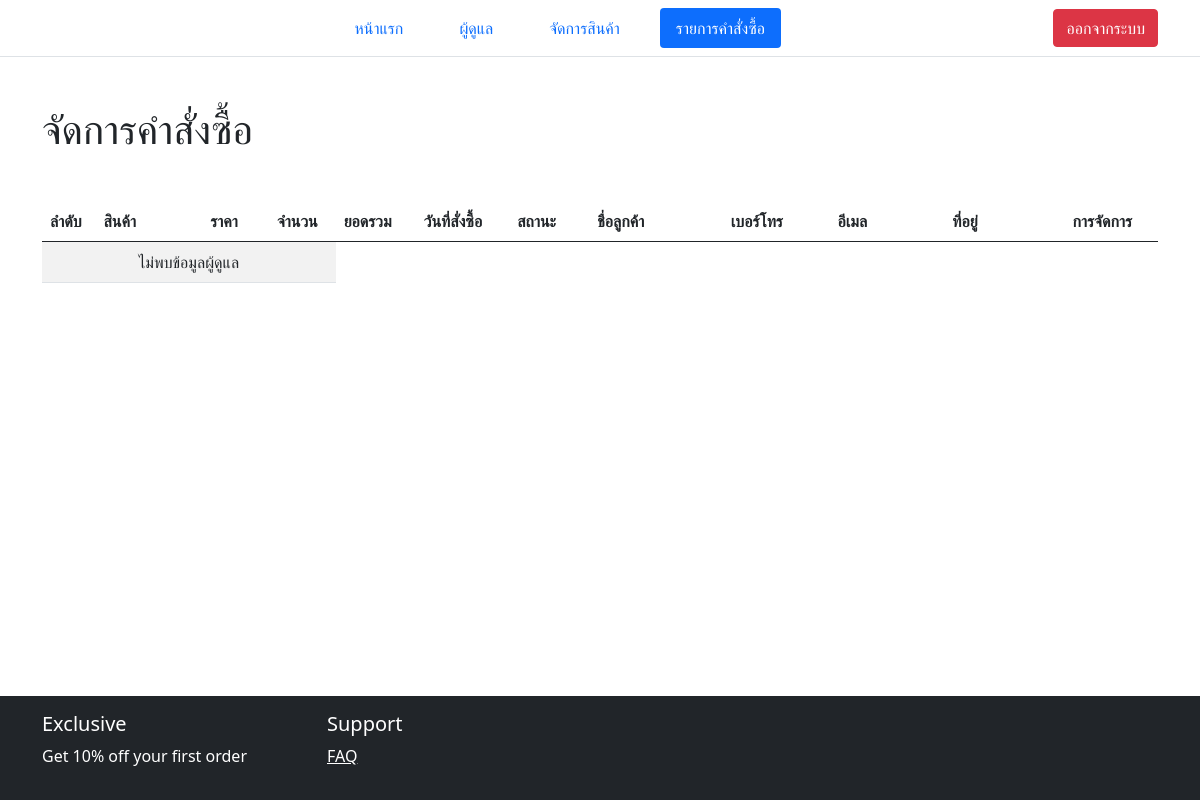
Before: /admin/manage_order.php (signed in) with the older database file.
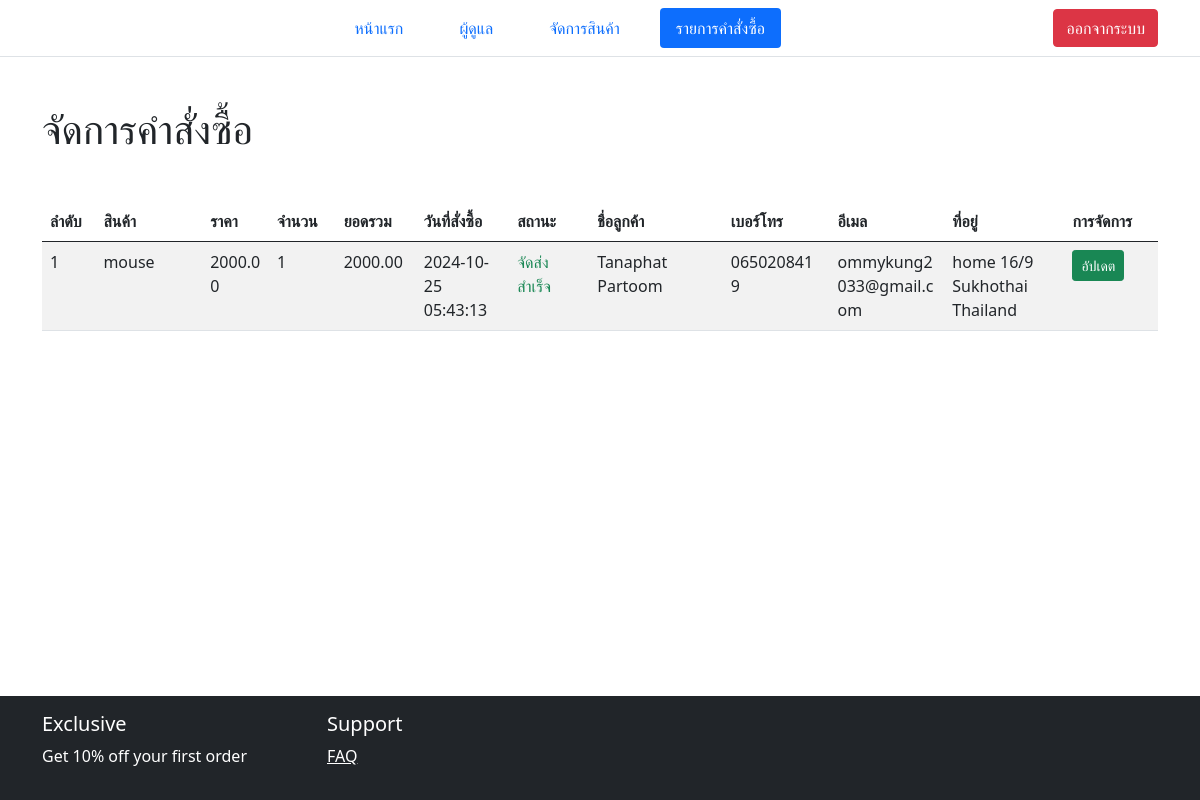
After: the same page with the newer database file.
### tables this page shows
CREATE TABLE `orders` (
  `id` int(11) NOT NULL,
  `product` varchar(255) NOT NULL,
  `price` decimal(10,2) NOT NULL,
  `qty` int(40) NOT NULL,
  `total` decimal(10,2) NOT NULL,
  `order_date` datetime NOT NULL,
  `status` varchar(50) NOT NULL,
  `customer_name` varchar(255) NOT NULL,
  `customer_contact` varchar(255) NOT NULL,
  `customer_email` varchar(255) NOT NULL,
  `customer_address` varchar(255) NOT NULL
);

### admin/manage_order.php (the view, shortened to what this page needs)
<?php include('partials/header.php'); ?>
<div class="container mt-5">
    <h1>จัดการคำสั่งซื้อ</h1>
    <table class="table table-striped table-hover mt-5">
        <thead>
            <tr>
                <th style="width: 20px;">ลำดับ</th>
                <th style="width: 40px;">สินค้า</th>
                <th style="width: 25px;">ราคา</th>
                <th style="width: 25px;">จำนวน</th>
                <th style="width: 30px;">ยอดรวม</th>
                <th style="width: 35px;">วันที่สั่งซื้อ</th>
                <th style="width: 30px;">สถานะ</th>
                <th style="width: 50px;">ชื่อลูกค้า</th>
                <th style="width: 40px;">เบอร์โทร</th>
                <th style="width: 43px;">อีเมล</th>
                <th style="width: 45px;">ที่อยู่</th>
                <th style="width: 35px;">การจัดการ</th>
            </tr>
        </thead>
        <tbody>
            <?php
            include('../connect.php');
            $sql = "SELECT * FROM orders";
            $result = mysqli_query($conn, $sql);
            $row = mysqli_num_rows($result);
            $sn = 1;
            if ($row > 0) {
                while ($data = mysqli_fetch_array($result)) {
                    $id = $data['id'];
                    $product = $data['product'];
                    $price = $data['price'];
                    $qty = $data['qty'];
                    $total = $data['total'];
                    $order_date = $data['order_date'];
                    $status = $data['status'];
                    $customer_name = $data['customer_name'];
                    $customer_contact = $data['customer_contact'];
                    $customer_email = $data['customer_email'];
                    $customer_address = $data['customer_address'];
            ?>
                    <tr>
                        <td><?php echo $sn++; ?></td>
                        <td><?php echo $product; ?></td>
                        <td><?php echo $price; ?></td>
                        <td><?php echo $qty; ?></td>
                        <td><?php echo $total; ?></td>
                        <td><?php echo $order_date; ?></td>
                        <td>
                            <?php
                            if ($status == 'รอการจัดส่ง') {
                                echo '<span class="text-warning">รอการจัดส่ง</span>';
                            } elseif ($status == 'จัดส่งสำเร็จ') {
                                echo '<span class="text-success">จัดส่งสำเร็จ</span>';
                            } elseif ($status == 'ถูกยกเลิก') {
                                echo '<span class="text-danger">ถูกยกเลิก</span>';
                            }
                            ?>
                        </td>
                        <td><?php echo $customer_name; ?></td>
                        <td><?php echo $customer_contact; ?></td>
                        <td><?php echo $customer_email; ?></td>
                        <td><?php echo $customer_address; ?></td>
                        <td>
                            <button type="button" class="btn btn-success btn-sm"
                                data-bs-toggle="modal"
                                data-bs-target="#updateOrderModal"
                                data-id="<?php echo $id; ?>"
                                data-status="<?php echo $status; ?>">
                                อัปเดต
                            </button>
                        </td>
                    </tr>
                <?php
                }
            } else {
                ?>
                <tr>
                    <td colspan="4" class="text-center" style="vertical-align: middle;">ไม่พบข้อมูลผู้ดูแล</td>
                </tr>
            <?php
            }
            ?>
        </tbody>
    </table>
</div>
<?php include('partials/footer.php'); ?>

### admin/partials/header.php (shortened to what this page needs)
<?php
$currentPage = basename($_SERVER['REQUEST_URI']);
?>
<!DOCTYPE html>
<html lang="en">
<head>
    <link href="https://cdn.jsdelivr.net/npm/bootstrap@5.0.2/dist/css/bootstrap.min.css" rel="stylesheet"
>
    <link href="https://cdnjs.cloudflare.com/ajax/libs/bootstrap-icons/1.10.5/font/bootstrap-icons.min.css"
        rel="stylesheet">
    <link rel="stylesheet" href="styles.css">
    <link rel="stylesheet" href="https://cdnjs.cloudflare.com/ajax/libs/font-awesome/6.0.0-beta3/css/all.min.css">
</head>
<body>
    <nav class="navbar navbar-expand-lg navbar-light bg-white border-bottom">
        <div class="container justify-content-center">
            <ul class="nav nav-pills mx-auto mb-2 mb-lg-0">
                <li class="nav-item ms-5 me-4 fs-6">
                    <a class="nav-link <?php echo ($currentPage === "index_admin.php") ? 'active' : ''; ?>" href="index_admin.php" aria-current="page">หน้าแรก</a>
                </li>
                <li class="nav-item me-4 fs-6">
                    <a class="nav-link <?php echo ($currentPage === 'manage_admin.php') ? 'active' : ''; ?>" href="manage_admin.php" aria-current="page">ผู้ดูแล</a>
                </li>
                <li class="nav-item me-4 fs-6">
                    <a class="nav-link <?php echo ($currentPage === 'manage_product.php' || isset($_GET['c']) || isset($_GET['keyword'])) ? 'active' : ''; ?>" href="manage_product.php">จัดการสินค้า</a>
                </li>
                <li class="nav-item me-4 fs-6">
                    <a class="nav-link <?php echo ($currentPage === 'manage_order.php') ? 'active' : ''; ?>" href="manage_order.php" aria-current="page">รายการคำสั่งซื้อ</a>
                </li>
            </ul>
            <a href="index_admin.php?logout=1"><button type="button" class="btn btn-danger">ออกจากระบบ</button></a>
        </div>
    </nav>
</body>
</html>

### admin/partials/footer.php (shortened to what this page needs)
<footer class="bg-dark text-white py-3">
    <div class="container">
        <div class="row">
            <div class="col-md-3">
                <h5>Exclusive</h5>
                <p>Get 10% off your first order</p>
            </div>
            <div class="col-md-3">
                <h5>Support</h5>
                <ul class="list-unstyled">
                    <li><a href="#" class="text-white">FAQ</a></li>
                </ul>
            </div>
        </div>
    </div>
</footer>
</body>
</html>

### admin/styles.css (style rules this page uses)
html, body { height: 100%; margin: 0; }
body { display: flex; flex-direction: column; }
.container { flex: 1; }
footer { position: relative; bottom: 0; width: 100%; }
table { table-layout: fixed; width: 100%; }
th, td { text-align: start; word-wrap: break-word; }

Changed rows visible on the page:
added orders: product "mouse", price "2000.00", qty "1", total "2000.00", order_date "2024-10-25 05:43:13", status "จัดส่งสำเร็จ", customer_name "Tanaphat Partoom", customer_contact "0650208419", customer_email "ommykung2033@gmail.com", customer_address "home 16/9 Sukhothai Thailand"
Other visible differences:
text no longer shown: "ไม่พบข้อมูลผู้ดูแล"
